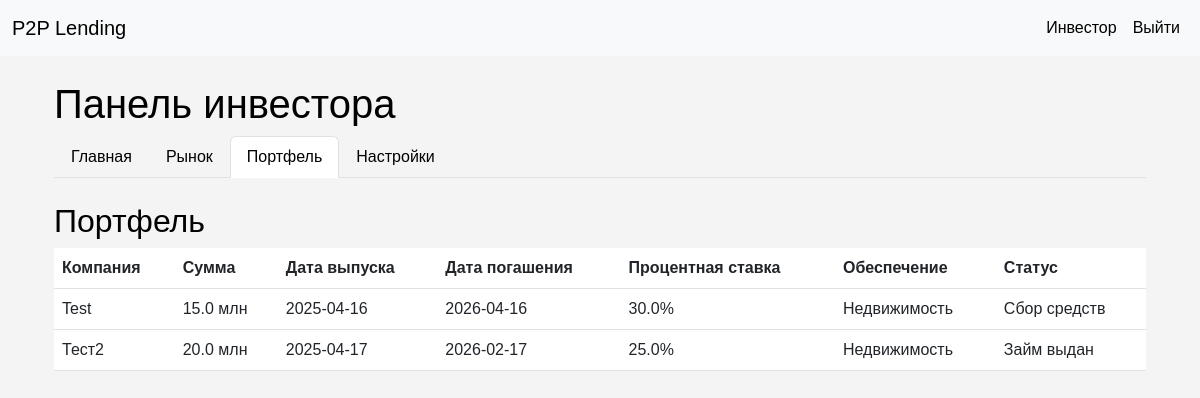
Screenshot of /investor/portfolio (signed in) with the database file from the repository.
### tables this page shows
CREATE TABLE investments (
                 id INTEGER PRIMARY KEY AUTOINCREMENT,
                 investor_id INTEGER,
                 loan_id INTEGER,
                 amount REAL NOT NULL,
                 investment_date TEXT NOT NULL,
                 FOREIGN KEY (investor_id) REFERENCES users(id),
                 FOREIGN KEY (loan_id) REFERENCES loans(id)
                 );

CREATE TABLE loans (
                 id INTEGER PRIMARY KEY AUTOINCREMENT,
                 user_id INTEGER,
                 amount REAL NOT NULL,
                 term INTEGER NOT NULL,
                 company_name TEXT NOT NULL,
                 description TEXT NOT NULL,
                 file_path TEXT,
                 status TEXT DEFAULT 'pending', issue_date TEXT, maturity_date TEXT, collateral TEXT,
                 FOREIGN KEY (user_id) REFERENCES users(id)
                 );

CREATE TABLE investment_offers (
                 id INTEGER PRIMARY KEY AUTOINCREMENT,
                 loan_id INTEGER,
                 amount REAL NOT NULL,
                 term INTEGER NOT NULL,
                 interest_rate REAL NOT NULL,
                 FOREIGN KEY (loan_id) REFERENCES loans(id)
                 );

### app.py (the view)
@app.route('/investor/portfolio')
@login_required
def investor_portfolio():
    if current_user.user_type != 'investor':
        flash('Доступ только для инвесторов.', 'error')
        return redirect(url_for('index'))
    portfolio = get_investor_portfolio(current_user.id)
    return render_template('investor.html', active_tab='portfolio', portfolio=portfolio)

### app.py (called while the page is built)
@login_manager.user_loader
def load_user(user_id):
    conn = sqlite3.connect('p2p_lending.db')
    c = conn.cursor()
    c.execute('SELECT id, email, user_type FROM users WHERE id = ?', (user_id,))
    user = c.fetchone()
    conn.close()
    if user:
        return User(user[0], user[1], user[2])
    return None

### database.py (called while the page is built)
def get_investor_portfolio(investor_id):
    conn = sqlite3.connect('p2p_lending.db', timeout=30.0)
    c = conn.cursor()
    c.execute('''SELECT l.company_name, i.amount, COALESCE(l.issue_date, 'Не указано'),
                 COALESCE(l.maturity_date, 'Не указано'), io.interest_rate, COALESCE(l.collateral, 'Отсутствует'),
                 l.status
                 FROM investments i
                 JOIN loans l ON i.loan_id = l.id
                 JOIN investment_offers io ON l.id = io.loan_id
                 WHERE i.investor_id = ? AND l.status IN ("accepted", "issued")''', (investor_id,))
    investments = c.fetchall()
    conn.close()
    return [{'company_name': inv[0], 'amount': inv[1], 'issue_date': inv[2],
             'maturity_date': inv[3], 'interest_rate': inv[4], 'collateral': inv[5],
             'status': inv[6]} for inv in investments]

### templates/investor.html (shortened to what this page needs)
{% extends "base.html" %}
{% block content %}
<div class="container mt-4">
    <h1>Панель инвестора</h1>
    <ul class="nav nav-tabs mb-4">
        <li class="nav-item">
            <a class="nav-link {% if active_tab == 'home' %}active{% endif %}" href="{{ url_for('investor_home') }}">Главная</a>
        </li>
        <li class="nav-item">
            <a class="nav-link {% if active_tab == 'market' %}active{% endif %}" href="{{ url_for('investor_market') }}">Рынок</a>
        </li>
        <li class="nav-item">
            <a class="nav-link {% if active_tab == 'portfolio' %}active{% endif %}" href="{{ url_for('investor_portfolio') }}">Портфель</a>
        </li>
        <li class="nav-item">
            <a class="nav-link {% if active_tab == 'settings' %}active{% endif %}" href="{{ url_for('investor_settings') }}">Настройки</a>
        </li>
    </ul>
    {% if active_tab == 'home' %}
        <h2>Обзор</h2>
        <p><strong>Общая сумма инвестиций:</strong> {{ summary.total_invested }} млн</p>
        <p><strong>Количество займов:</strong> {{ summary.loan_count }}</p>
        <p><strong>Баланс счёта:</strong> {{ balance }} млн</p>
        <a href="{{ url_for('deposit') }}" class="btn btn-success">Пополнить счёт</a>
        <a href="{{ url_for('withdraw') }}" class="btn btn-danger">Вывести средства</a>
        <h3 class="mt-4">История транзакций</h3>
        <table class="table">
            <thead>
                <tr>
                    <th>Сумма</th>
                    <th>Тип</th>
                    <th>Метод</th>
                    <th>Дата</th>
                </tr>
            </thead>
            <tbody>
                {% for transaction in transactions %}
                <tr>
                    <td>{{ transaction.amount }} млн</td>
                    <td>
                        {% if transaction.type == 'deposit' %}
                            Пополнение
                        {% elif transaction.type == 'withdrawal' %}
                            Вывод
                        {% elif transaction.type == 'investment' %}
                            Инвестиция
                        {% endif %}
                    </td>
                    <td>{{ transaction.method }}</td>
                    <td>{{ transaction.date }}</td>
                </tr>
                {% endfor %}
            </tbody>
        </table>
    {% elif active_tab == 'portfolio' %}
        <h2>Портфель</h2>
        <table class="table">
            <thead>
                <tr>
                    <th>Компания</th>
                    <th>Сумма</th>
                    <th>Дата выпуска</th>
                    <th>Дата погашения</th>
                    <th>Процентная ставка</th>
                    <th>Обеспечение</th>
                    <th>Статус</th>
                </tr>
            </thead>
            <tbody>
                {% for investment in portfolio %}
                <tr>
                    <td>{{ investment.company_name }}</td>
                    <td>{{ investment.amount }} млн</td>
                    <td>{{ investment.issue_date }}</td>
                    <td>{{ investment.maturity_date }}</td>
                    <td>{{ investment.interest_rate }}%</td>
                    <td>{{ investment.collateral }}</td>
                    <td>
                        {% if investment.status == 'accepted' %}
                            Сбор средств
                        {% elif investment.status == 'issued' %}
                            Займ выдан
                        {% endif %}
                    </td>
                </tr>
                {% endfor %}
            </tbody>
        </table>
    {% endif %}
</div>
{% endblock %}

### static/style.css (style rules this page uses)
body { font-family: Arial, sans-serif; background-color: #f4f4f4; color: #000000; }
.nav-link { color: #000000 !important; }

### rows the page displays
investments: company_name "Test", amount "15.0", issue_date "2025-04-16", maturity_date "2026-04-16", interest_rate "30.0", collateral "Недвижимость", shows "Сбор средств"
investments: company_name "Тест2", amount "20.0", issue_date "2025-04-17", maturity_date "2026-02-17", interest_rate "25.0", collateral "Недвижимость", shows "Займ выдан"
